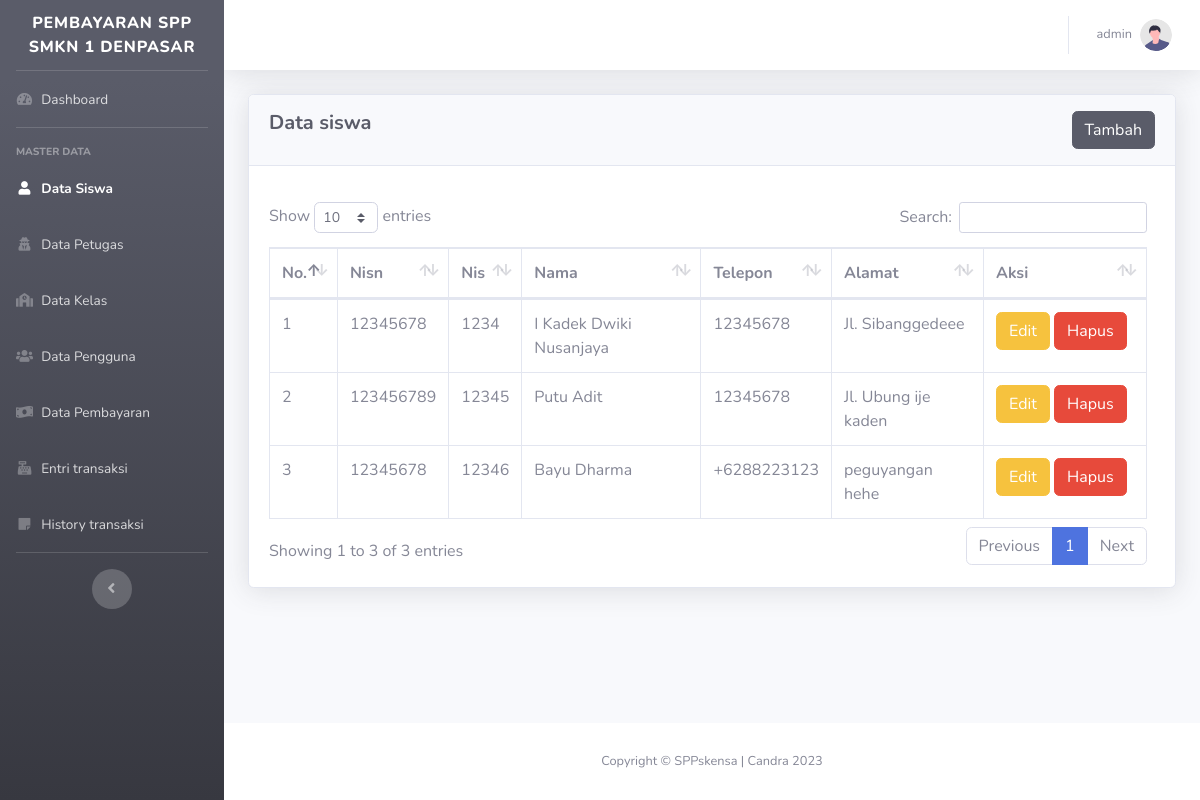
Page /public/siswa (signed in) on the committed database.
### tables this page shows
CREATE TABLE `pengguna` (
  `id` int(11) NOT NULL,
  `username` varchar(25) NOT NULL,
  `password` varchar(128) NOT NULL,
  `role` enum('admin','petugas','siswa') NOT NULL DEFAULT 'siswa'
);

CREATE TABLE `siswa` (
  `id` int(11) NOT NULL,
  `nisn` varchar(10) NOT NULL,
  `nis` varchar(5) NOT NULL,
  `nama` varchar(50) NOT NULL,
  `alamat` text NOT NULL,
  `telepon` varchar(14) NOT NULL,
  `kelas_id` int(11) NOT NULL,
  `pengguna_id` int(11) NOT NULL,
  `pembayaran_id` int(11) NOT NULL
);

### app/core/Controller.php (called while the page is built, shortened)
<?php
class Controller
{
   public function view($view, $data = [])
   {
      require_once("../app/views/" . $view . ".php");
   }
   public function model($model)
   {
      return new $model;
   }
}

### app/controllers/Siswa.php (called while the page is built, shortened)
<?php
class Siswa extends Controller
{
   public function index()
   {
      $data = [
         'title' => "Halaman Manajemen Siswa",
         'role' => $_SESSION['role'],
         'user' => $this->model("Pengguna_model")->getUserLogin($_SESSION['userId']),
         'datasiswa' => $this->model("Siswa_model")->getAllSiswa()
      ];
      $this->view("templates/sidebar", $data);
      $this->view("siswa/index", $data);
   }
}

### app/core/App.php (called while the page is built, shortened)
<?php
class App
{
   private $method = "index";
   private $params = [];
   public function __construct()
   {
      $this->controller = new $this->controller;
      call_user_func_array([$this->controller, $this->method], $this->params);
   }
}

### public/index.php (called while the page is built, shortened)
<?php
$new = new App();

### app/helpers/functions.php (called while the page is built, shortened)
<?php
function parseUrl()
{
   if (isset($_GET['url'])) {
      $url = rtrim($_GET['url'], "/");
      $url = filter_var($url, FILTER_SANITIZE_URL);
      $url = explode("/", $url);
      return $url[0];
   } else {
      return "dashboard";
   }
}
function currentUrl($url)
{
   if ($url == parseUrl()) {
      return true;
   } else {
      return false;
   }
}

### app/core/Database.php (called while the page is built, shortened)
<?php
class Database
{
   private $dbhost = "localhost",
      $dbname = "spp_ukk",
      $dbusername = "root",
      $dbpassword = "";
   private $dbh;
   private $stmt;
   public function __construct()
   {
      $dsn = "mysql:host=" . $this->dbhost . ";dbname=" . $this->dbname;
      try {
         $this->dbh = new PDO($dsn, $this->dbusername, $this->dbpassword);
      } catch (Exception $e) {
         die($e->getMessage());
      }
   }
   public function query($query)
   {
      $this->stmt = $this->dbh->prepare($query);
   }
   public function bind($param, $value, $type = null)
   {
      if (is_null($type)) {
         switch (true) {
            case is_int($value):
               $type = PDO::PARAM_INT;
               break;
         }
      }
      $this->stmt->bindValue($param, $value, $type);
   }
   public function execute()
   {
      $this->stmt->execute();
   }
   public function resultAll()
   {
      $this->stmt->execute();
      return $this->stmt->fetchAll(PDO::FETCH_ASSOC);
   }
   public function resultSingle()
   {
      $this->execute();
      return $this->stmt->fetch(PDO::FETCH_ASSOC);
   }
}

### app/models/Pengguna_model.php (called while the page is built, shortened)
<?php
class Pengguna_model
{
   private $db;
   public function __construct()
   {
      $this->db = new Database();
   }
   public function getUserLogin($id)
   {
      $this->db->query("SELECT * FROM pengguna WHERE id=:id");
      $this->db->bind("id", $id);
      return $this->db->resultSingle();
   }
}

### app/models/Siswa_model.php (called while the page is built, shortened)
<?php
class Siswa_model
{
   private $db;
   public function __construct()
   {
      $this->db = new Database;
   }
   public function getAllSiswa()
   {
      $this->db->query("SELECT * FROM siswa");
      return $this->db->resultAll();
   }
}

### app/views/siswa/index.php (the view, shortened to what this page needs)
<div class="container-fluid">
   <div class="card shadow mb-4">
      <div class="card-header py-3 d-flex flex-row">
         <h5 class="m-0 mr-auto font-weight-bold text-dark">Data siswa</h5>
         <a href="<?= BASE_URL ?>siswa/tambahsiswa" class="btn btn-dark">Tambah</a>
      </div>
      <div class="card-body">
         <div class="table-responsive pt-3 pr-2">
            <table class="table table-bordered" id="dataTable" width="100%" cellspacing="0">
               <thead>
                  <tr>
                     <th>No.</th>
                     <th>Nisn</th>
                     <th>Nis</th>
                     <th>Nama</th>
                     <th>Telepon</th>
                     <th>Alamat</th>
                     <th width="120">Aksi</th>
                  </tr>
               </thead>
               <tbody>
                  <?php
                  $i = 0;
                  foreach ($data['datasiswa'] as $siswa) { ?>
                     <tr>
                        <td><?= ++$i ?></td>
                        <td><?= $siswa['nisn'] ?></td>
                        <td><?= $siswa['nis'] ?></td>
                        <td><?= $siswa['nama'] ?></td>
                        <td><?= $siswa['telepon'] ?></td>
                        <td><?= $siswa['alamat'] ?></td>
                        <td>
                           <a href="<?php BASE_URL ?>siswa/editsiswa/<?= $siswa['id'] ?>" class="btn btn-warning">Edit</a>
                           <a href="<?php BASE_URL ?>siswa/deletesiswa/<?= $siswa['id'] ?>" class="btn btn-danger" onclick="return confirm('apakah anda yakin ingin menghapus data ini')">Hapus</a>
                        </td>
                     </tr>
                  <?php } ?>
               </tbody>
            </table>
         </div>
      </div>
   </div>
</div>
</div>
<footer class="sticky-footer bg-white">
   <div class="container my-auto">
      <div class="copyright text-center my-auto">
      <span>Copyright &copy; SPPskensa | Candra 2023</span>
      </div>
   </div>
</footer>
</div>
</div>

### app/views/templates/sidebar.php (shortened to what this page needs)
<body id="page-top">
   <div id="wrapper">
      <ul class="navbar-nav bg-gradient-dark sidebar sidebar-dark accordion" id="accordionSidebar">
         <a class="sidebar-brand d-flex align-items-center justify-content-center" href="index.html">
            <div class="sidebar-brand-text mx-6">PEMBAYARAN SPP SMKN 1 DENPASAR</div>
         </a>
         <hr class="sidebar-divider my-0">
         <li class="nav-item <?= currentUrl("dashboard") ? "active" : "" ?>">
            <a class="nav-link" href="<?= BASE_URL ?>">
               <i class="fas fa-fw fa-tachometer-alt"></i>
               <span>Dashboard</span></a>
         </li>
         <?php if ($data['role'] == "admin") { ?>
         <hr class="sidebar-divider">
         <div class="sidebar-heading" style="color: #eaeaea bold">MASTER DATA</div>
            <li class="nav-item <?= currentUrl("siswa") ? "active" : "" ?>">
               <a class="nav-link" href="<?= BASE_URL ?>siswa">
                  <i class="fas fa-fw fa-user"></i>
                  <span>Data Siswa</span></a>
            </li>
            <li class="nav-item <?= currentUrl("petugas") ? "active" : "" ?>">
               <a class="nav-link" href="<?= BASE_URL ?>petugas">
                  <i class="fas fa-fw fa-solid fa-user-secret"></i>
                  <span>Data Petugas</span></a>
            </li>
            <li class="nav-item <?= currentUrl("kelas") ? "active" : "" ?>">
               <a class="nav-link" href="<?= BASE_URL ?>kelas">
                  <i class="fas fa-fw fa-school"></i>
                  <span>Data Kelas</span></a>
            </li>
            <li class="nav-item <?= currentUrl("pengguna") ? "active" : "" ?>">
               <a class="nav-link" href="<?= BASE_URL ?>pengguna">
                  <i class="fas fa-fw fa-users"></i>
                  <span>Data Pengguna</span></a>
            </li>
            <li class="nav-item <?= currentUrl("pembayaran") ? "active" : "" ?>">
               <a class="nav-link" href="<?= BASE_URL ?>pembayaran">
                  <i class="fas fa-fw fa-money-bill-wave"></i>
                  <span>Data Pembayaran</span></a>
            </li>
            <li class="nav-item <?= currentUrl("entritransaksi") ? "active" : "" ?>">
               <a class="nav-link" href="<?= BASE_URL ?>entritransaksi">
                  <i class="fas fa-fw fa-solid fa-cash-register"></i>
                  <span>Entri transaksi</span></a>
            </li>
            <li class="nav-item <?= currentUrl("historytransaksi") ? "active" : "" ?>">
               <a class="nav-link" href="<?= BASE_URL ?>historytransaksi">
                  <i class="fas fa-fw fa-sticky-note"></i>
                  <span>History transaksi</span></a>
            </li>
         <?php } ?>
         <hr class="sidebar-divider d-none d-md-block">
         <div class="text-center d-none d-md-inline">
            <button class="rounded-circle border-0" id="sidebarToggle"></button>
         </div>
      </ul>
      <div id="content-wrapper" class="d-flex flex-column">
         <div id="content">
            <nav class="navbar navbar-expand navbar-light bg-white topbar mb-4 static-top shadow">
               <ul class="navbar-nav ml-auto">
                  <li class="nav-item dropdown no-arrow">
                     <a class="nav-link dropdown-toggle" href="#" id="userDropdown" role="button" data-toggle="dropdown" aria-haspopup="true" aria-expanded="false">
                        <span class="mr-2 d-none d-lg-inline text-gray-600 small"><?= $data['user']['username'] ?></span>
                        <img class="img-profile rounded-circle" src="<?= BASE_URL ?>assets/image/undraw_profile.svg">
                     </a>
                  </li>
               </ul>
            </nav>

### rows in the picture
pengguna: username "admin"
siswa: nisn "12345678", nis "1234", nama "I Kadek Dwiki Nusanjaya", telepon "12345678", alamat "Jl. Sibanggedeee"
siswa: nisn "123456789", nis "12345", nama "Putu Adit", telepon "12345678", alamat "Jl. Ubung ije kaden"
siswa: nisn "12345678", nis "12346", nama "Bayu Dharma", telepon "+6288223123", alamat "peguyangan hehe"
